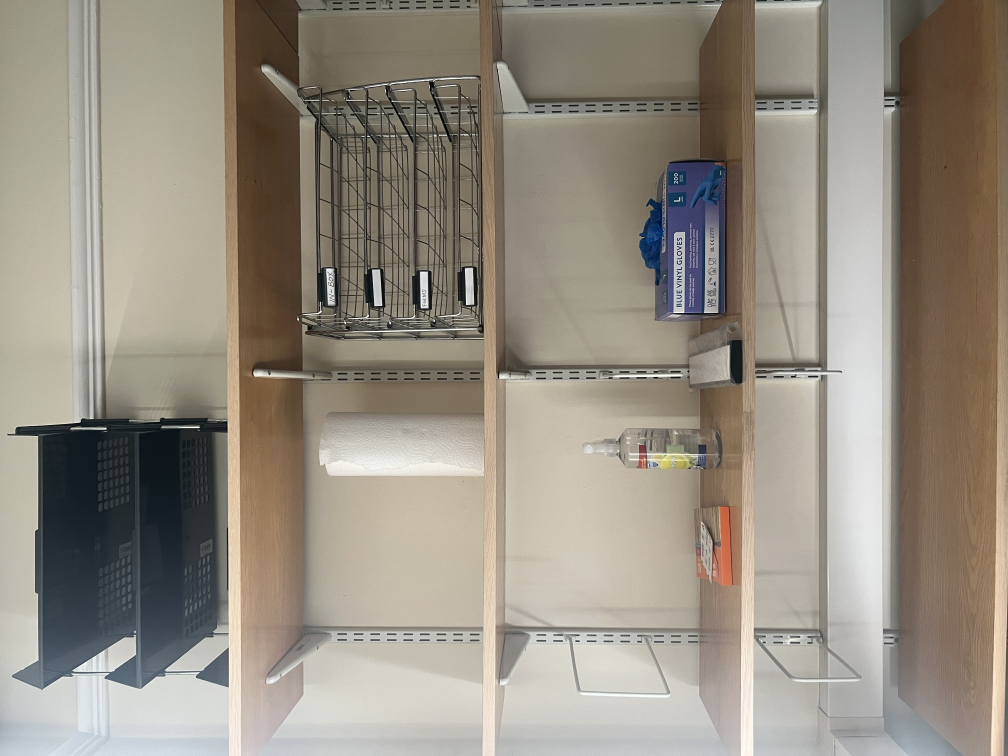
#> input picture Assets/IMG_9600.JPG, 4032 x 3024 px, found by its file name (shown at 1/4 size)
$ jupyter execute Imagediff2.ipynb
#> lines starting #> are read from the running program, lines starting #| are printed output that depends on the picture; pictures that were not available may be replaced by others from this repository, and a replacement may not be noted
[cell 1]
from PIL import Image, ImageChops
import matplotlib.pyplot as plt

#img1 = Image.open("/content/sample_data/objs456_dist1_U_scene2.jpg")

#img2 = Image.open("/content/sample_data/objs456_dist1_U_scene3.jpg")

img1 = Image.open("/content/sample_data/img/IMG_9600.JPG")
#> img1 is the input picture: PIL image 4032x3024 RGB; mean R, G, B 149.2, 141.8, 129.8
img2 = Image.open("/content/sample_data/img/IMG_9602.JPG")
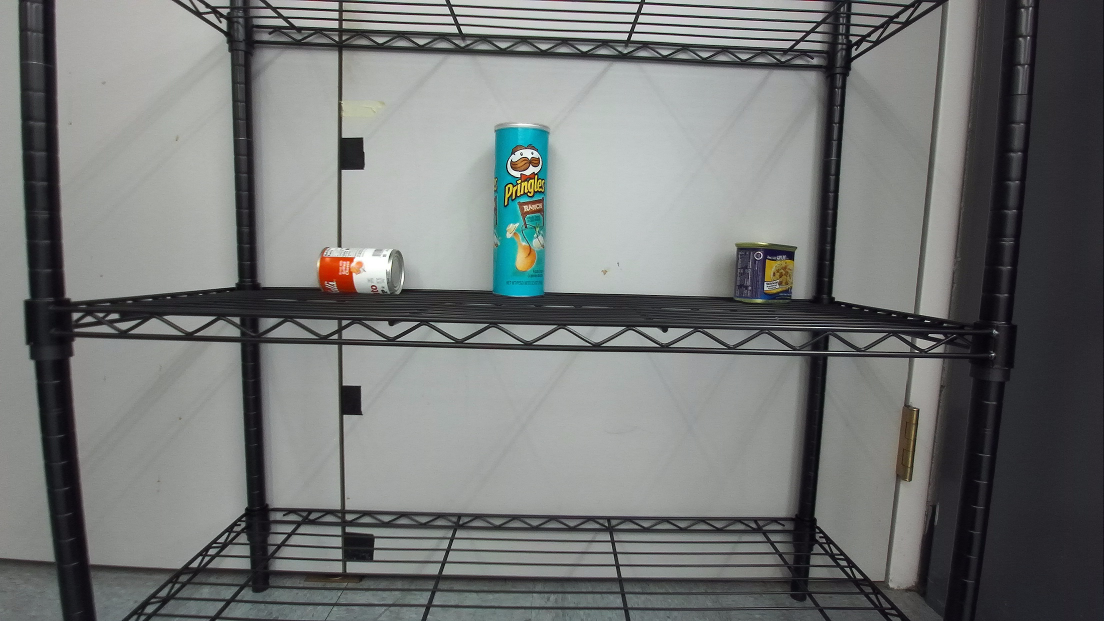
#> input picture Assets/objs456_dist1_U_scene2.jpg, 2208 x 1242 px, given in place of IMG_9602.JPG, which was not available (shown at 1/2 size)
#> img2 is the input picture: PIL image 2208x1242 RGB; mean R, G, B 116.2, 118.6, 117.7


img2 = img2.resize(img1.size)
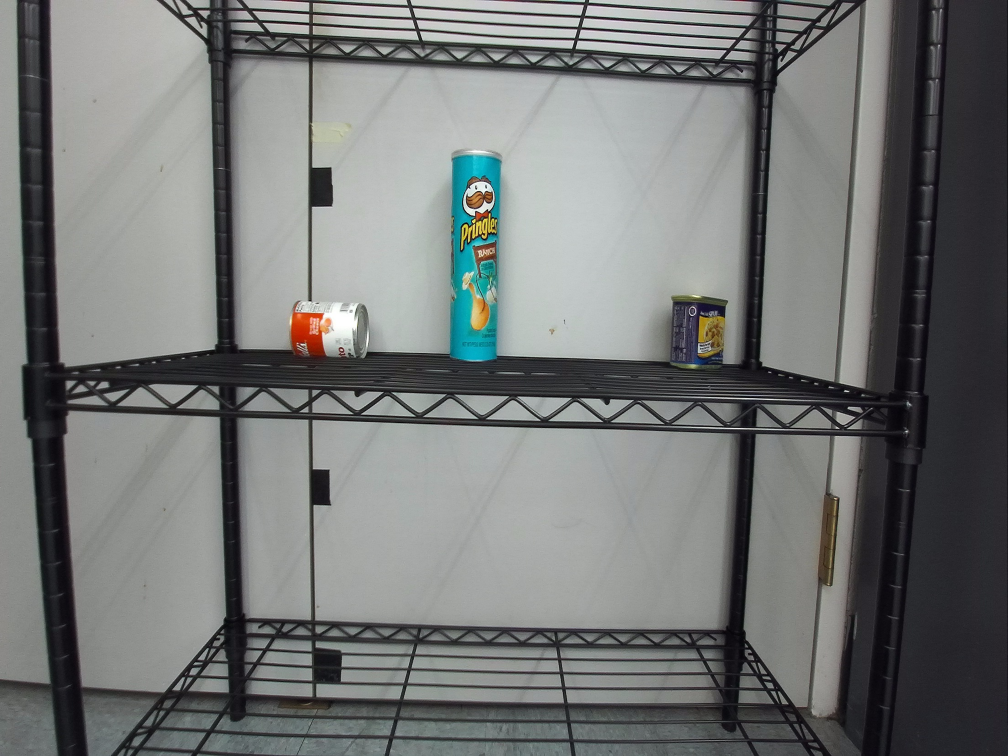
#> img2: PIL image 4032x3024 RGB (shown at 1/4 size); mean R, G, B 116.2, 118.6, 117.7

diff = ImageChops.difference(img1,img2)
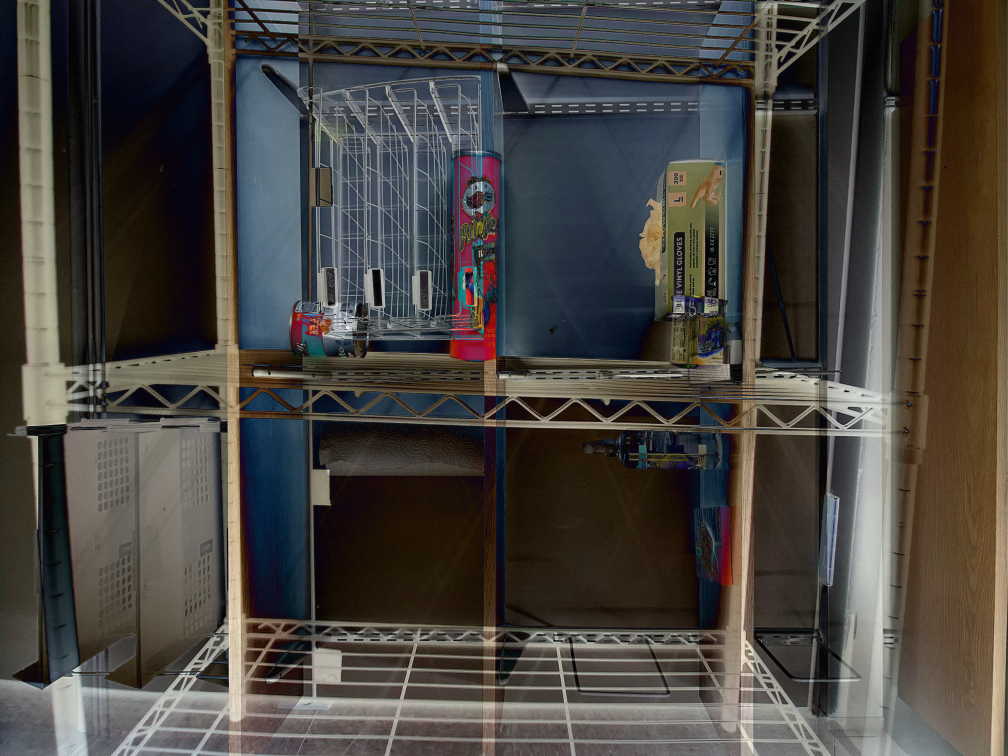
#> diff: PIL image 4032x3024 RGB (shown at 1/4 size); mean R, G, B 71.3, 67.6, 63.3
if diff.getbbox():
    diff.show()
else:
  print("ya ha ")


plt.imshow(diff)
plt.title("Image Difference")
plt.axis("off")
plt.show()

[cell 2]
from PIL import Image, ImageChops
import matplotlib.pyplot as plt

# Load and convert images
#img1= Image.open("/content/sample_data/img/objs456_dist1_U_scene2.jpg").convert("RGB")
#img2 = Image.open("/content/sample_data/img/objs456_dist1_U_scene3.jpg").convert("RGB")

img1 = Image.open("/content/sample_data/img/IMG_9600.JPG").convert("RGB")
img2 = Image.open("/content/sample_data/img/IMG_9602.JPG").convert("RGB")


# Resize to match (if needed)
img2 = img2.resize(img1.size)

# Calculate the difference
diff = ImageChops.difference(img1, img2)
plt.figure(figsize=(18, 6))

plt.subplot(1, 3, 1)
plt.imshow(img1)
plt.title("Image 1")
plt.axis("off")

plt.subplot(1, 3, 2)
plt.imshow(img2)
plt.title("Image 2")
plt.axis("off")

plt.subplot(1, 3, 3)
plt.imshow(diff)
plt.title("Difference")
plt.axis("off")
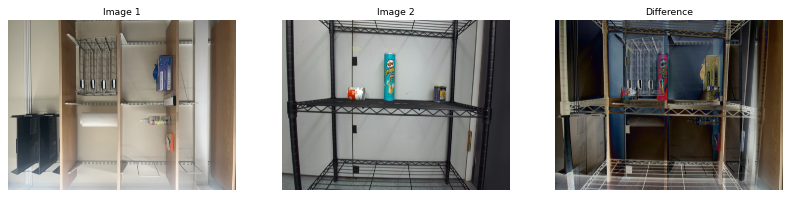
#> figure drawn by matplotlib, 3 panels
